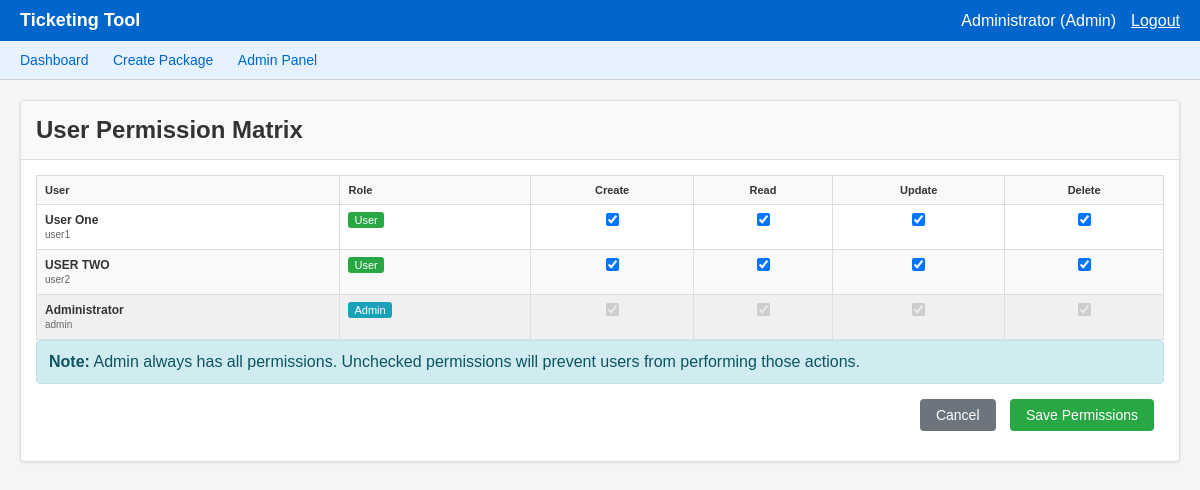
The page /admin/permissions (signed in) on the database as committed earlier.
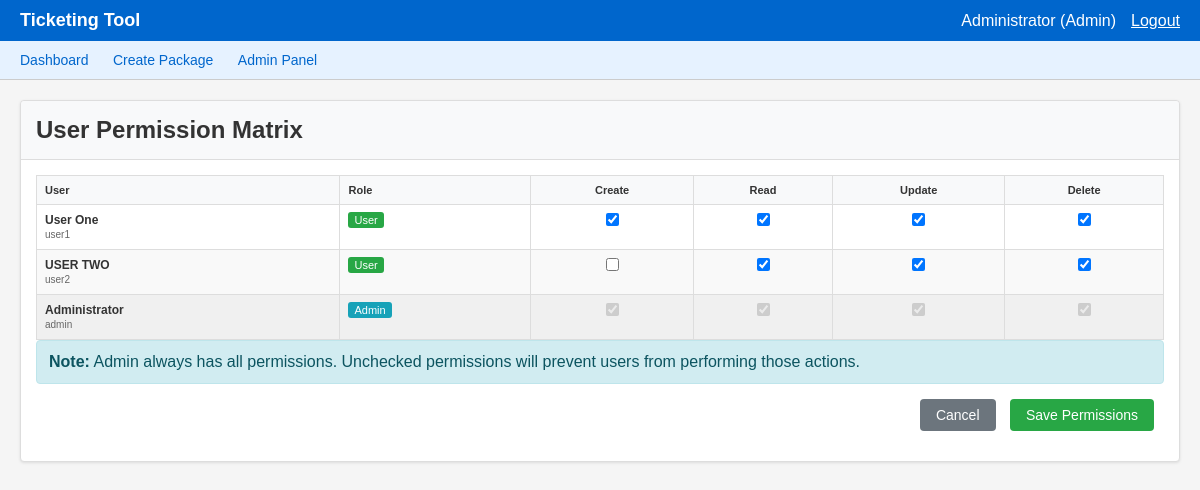
The same page on the database as committed later.
### models.py (models this page shows, shortened)
class User(db.Model):
    __tablename__ = 'users'
    username = db.Column(db.String(50), primary_key=True)
    password = db.Column(db.String(100), nullable=False)
    role = db.Column(db.String(20), nullable=False, default='user')
    name = db.Column(db.String(100), nullable=False)
    can_assign = db.Column(db.Boolean, default=False)
    permissions = db.Column(db.Text)  # Store as JSON string
    def get_permissions(self):
        return json.loads(self.permissions) if self.permissions else {}

### main.py (the view, shortened to what this page needs)
@app.route('/admin/permissions', methods=['GET', 'POST'])
@admin_required
def admin_permissions():
    users = User.query.all()
    users_dict = get_all_users()
    return render_template('admin_permissions.html', users=users_dict)

### main.py (called while the page is built)
def get_all_users():
    users = User.query.all()
    return {u.username: {
        'password': u.password,
        'role': u.role,
        'name': u.name,
        'can_assign': u.can_assign,
        'permissions': u.get_permissions()
    } for u in users}

def get_all_field_configs():
    fields = FieldConfig.query.all()
    return {f.field_name: {
        'type': f.field_type,
        'label': f.label,
        'editable': f.editable,
        'options': f.get_options(),
        'permissions': f.get_permissions()
    } for f in fields}

def admin_required(f):
    @wraps(f)
    def decorated_function(*args, **kwargs):
        if 'username' not in session:
            return redirect(url_for('login'))
        user = db.session.get(User, session['username'])
        if not user or user.role != 'admin':
            flash('Admin access required')
            return redirect(url_for('dashboard'))
        return f(*args, **kwargs)
    return decorated_function

### models.py (called while the page is built)
    def get_options(self):
        return json.loads(self.options) if self.options else []

    def get_permissions(self):
        return json.loads(self.permissions) if self.permissions else {}

### templates/admin_permissions.html (shortened to what this page needs)
{% extends "base.html" %}
{% block content %}
<div class="card">
    <div class="card-header">
        <h2>User Permission Matrix</h2>
    </div>
    <div class="card-body">
        <form method="POST">
            <table class="table">
                <thead>
                    <tr>
                        <th>User</th>
                        <th>Role</th>
                        <th style="text-align: center;">Create</th>
                        <th style="text-align: center;">Read</th>
                        <th style="text-align: center;">Update</th>
                        <th style="text-align: center;">Delete</th>
                    </tr>
                </thead>
                <tbody>
                    {% for username, user_data in users.items() %}
                    {% if username != 'admin' %}
                    <tr>
                        <td><strong>{{ user_data.name }}</strong><br><small style="color: #666;">{{ username }}</small></td>
                        <td><span class="status-ongoing">{{ user_data.role|title }}</span></td>
                        <td style="text-align: center;">
                            <input type="checkbox" name="create_{{ username }}"
                                   {% if user_data.get('permissions', {}).get('package_create', False) %}checked{% endif %}>
                        </td>
                        <td style="text-align: center;">
                            <input type="checkbox" name="read_{{ username }}"
                                   {% if user_data.get('permissions', {}).get('package_read', False) %}checked{% endif %}>
                        </td>
                        <td style="text-align: center;">
                            <input type="checkbox" name="update_{{ username }}"
                                   {% if user_data.get('permissions', {}).get('package_update', False) %}checked{% endif %}>
                        </td>
                        <td style="text-align: center;">
                            <input type="checkbox" name="delete_{{ username }}"
                                   {% if user_data.get('permissions', {}).get('package_delete', False) %}checked{% endif %}>
                        </td>
                    </tr>
                    {% endif %}
                    {% endfor %}
                    <tr style="background-color: #f0f0f0;">
                        <td><strong>{{ users.admin.name }}</strong><br><small style="color: #666;">admin</small></td>
                        <td><span class="status-completed">Admin</span></td>
                        <td style="text-align: center;"><input type="checkbox" checked disabled></td>
                        <td style="text-align: center;"><input type="checkbox" checked disabled></td>
                        <td style="text-align: center;"><input type="checkbox" checked disabled></td>
                        <td style="text-align: center;"><input type="checkbox" checked disabled></td>
                    </tr>
                </tbody>
            </table>
            <div class="alert alert-info">
                <strong>Note:</strong> Admin always has all permissions. Unchecked permissions will prevent users from performing those actions.
            </div>
            <div class="form-group text-right">
                <a href="{{ url_for('admin_panel') }}" class="btn btn-secondary">Cancel</a>
                <button type="submit" class="btn btn-success">Save Permissions</button>
            </div>
        </form>
    </div>
</div>
{% endblock %}

### templates/base.html (shortened to what this page needs)
<!DOCTYPE html>
<html lang="en">
<head>
</head>
<body>
    {% if session.username %}
    <div class="header">
        <h1>Ticketing Tool</h1>
        <div class="user-info">
            <span>{{ session.name }} ({{ session.role|title }})</span>
            <a href="{{ url_for('logout') }}" style="color: white;">Logout</a>
        </div>
    </div>
    <div class="nav">
        <a href="{{ url_for('dashboard') }}">Dashboard</a>
        {% if session.get('permissions', {}).get('package_create', False) or session.can_assign or session.role == 'admin' %}
        <a href="{{ url_for('create_package') }}">Create Package</a>
        {% endif %}
        {% if session.role == 'admin' %}
        <a href="{{ url_for('admin_panel') }}">Admin Panel</a>
        {% endif %}
    </div>
    {% endif %}
    <div class="container{% if request.endpoint in ['login'] %} container-narrow{% endif %}">
        {% block content %}{% endblock %}
    </div>
</body>
</html>

### templates/base.html (style rules this page uses)
* { margin: 0; padding: 0; box-sizing: border-box; }
body { font-family: Arial, sans-serif; background-color: #f5f5f5; color: #333; min-height: 100vh; display: flex; flex-direction: column; }
.header { background-color: #0066cc; color: white; padding: 10px 20px; display: flex; justify-content: space-between; align-items: center; flex-shrink: 0; }
.header h1 { font-size: 18px; }
.user-info { display: flex; align-items: center; gap: 15px; }
.nav { background-color: #e6f2ff; padding: 10px 20px; border-bottom: 1px solid #ccc; flex-shrink: 0; }
.nav a { color: #0066cc; text-decoration: none; margin-right: 20px; font-size: 14px; }
.container { flex: 1; width: 100%; max-width: none; margin: 0; padding: 20px; overflow-x: auto; }
.card { background: white; border: 1px solid #ddd; margin-bottom: 20px; box-shadow: 0 1px 3px rgba(0,0,0,0.1); border-radius: 4px; }
.card-header { background-color: #f8f9fa; border-bottom: 1px solid #ddd; padding: 15px; font-weight: bold; border-radius: 4px 4px 0 0; }
.card-body { padding: 15px; }
.form-group { margin-bottom: 15px; }
.btn { padding: 8px 16px; border: none; cursor: pointer; font-size: 14px; text-decoration: none; display: inline-block; margin-right: 10px; border-radius: 4px; transition: all 0.2s; }
.btn-secondary { background-color: #6c757d; color: white; }
.btn-success { background-color: #28a745; color: white; }
.table { width: 100%; border-collapse: collapse; font-size: 12px; background: white; }
.table th, .table td { border: 1px solid #ddd; padding: 8px; text-align: left; vertical-align: top; }
.table th { background-color: #f8f9fa; font-weight: bold; font-size: 11px; position: sticky; top: 0; z-index: 10; }
.table tbody tr:nth-child(even) { background-color: #f9f9f9; }
.alert { padding: 12px; margin-bottom: 15px; border: 1px solid transparent; border-radius: 4px; }
.alert-info { color: #0c5460; background-color: #d1ecf1; border-color: #bee5eb; }
.text-right { text-align: right; }
.status-ongoing { background-color: #28a745; color: white; padding: 2px 6px; border-radius: 3px; font-size: 11px; white-space: nowrap; }
.status-completed { background-color: #17a2b8; color: white; padding: 2px 6px; border-radius: 3px; font-size: 11px; white-space: nowrap; }

Rows that differ between the two databases and show on the page:
changed User "USER TWO": username "☑" → "☐"
